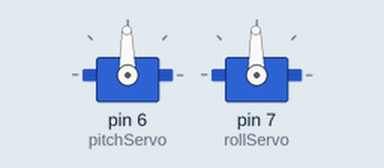
Bench run of a sketch on a simulated Arduino Uno, built with avr-gcc and run on an emulated ATmega328P. Parts: 2 × servo.

Above: at 0.05 s.
At 1.5 s:
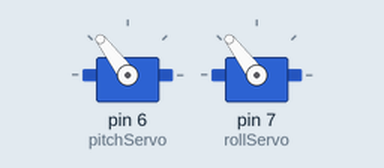
At 3.0 s:
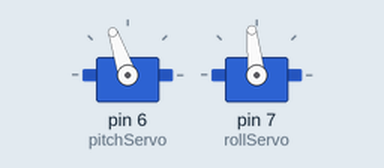
At 6.0 s:
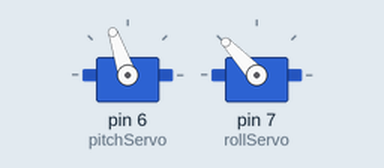
Timing chart, 0 to 7.8 s (numbered marks = the images above):
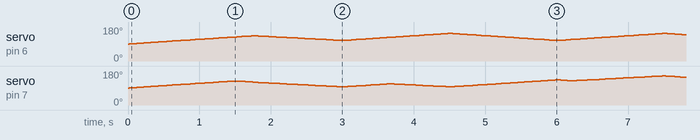

The sketch:

pan_n_tilt.ino
```cpp
/*
This sketch centers your maze servos on the maze BT control project
 * pitch servo pin 6 group
 * roll servo pin 7 group

Written by The Bridgeville Delaware Public Library Teen Imagineering Club
This code is in the public domain
 */

#include <VarSpeedServo.h>  //include the VarSpeedServo library

VarSpeedServo pitchServo;   //create VarSpeedServo objects for pitch and roll
VarSpeedServo rollServo;

const int svsp = 20;   //speed setting for VarSpeedServo SlowMove
const int pitchHm = 138;   //set so pitch direction is level
const int rollHm = 125;    //set so roll direction is level
int delayVal=50;

void setup()  //setup runs one time
{
  pitchServo.attach(6);  //attach servos to pins
  rollServo.attach(7);

  pitchServo.slowmove(pitchHm, svsp);  //Home servos to start
  rollServo.slowmove(rollHm, svsp);
}

void loop() //loop repeats forever
{
  for(int i=0; i<30; i++) {
        pitchServo.slowmove(pitchHm+i, svsp);
        rollServo.slowmove(rollHm+i, svsp);
        delay(delayVal);
        }
  for(int i=0; i<30; i++) {
        pitchServo.slowmove(pitchHm-i, svsp);
        rollServo.slowmove(rollHm-i, svsp);
        delay(delayVal);
        }
  for(int i=0; i<30; i++) {
        pitchServo.slowmove(pitchHm+i, svsp);
        rollServo.slowmove(rollHm-i, svsp);
        delay(delayVal);
        }
   for(int i=0; i<30; i++) {
        pitchServo.slowmove(pitchHm-i, svsp);
        rollServo.slowmove(rollHm+i, svsp);
        delay(delayVal);
        }

}
```
